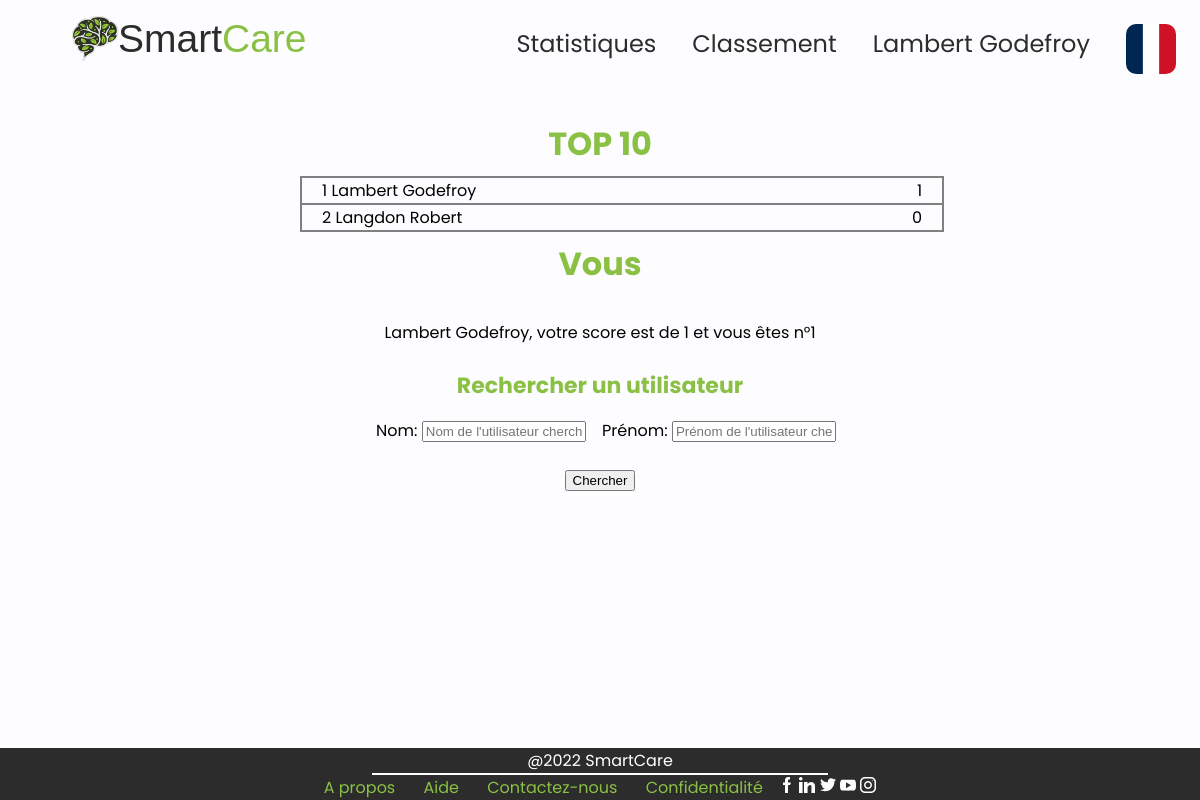
The page /Modele/leaderboard.php (signed in) on the database its author committed.
### tables this page shows
CREATE TABLE `utilisateur` (
  `id` int(11) NOT NULL,
  `Nom` varchar(64) NOT NULL,
  `Prenom` varchar(64) NOT NULL,
  `Mail` varchar(128) NOT NULL,
  `Password` varchar(512) NOT NULL,
  `numero_objet` int(11) NOT NULL,
  `score` int(11) NOT NULL DEFAULT 0
);

### php/display/top10.php (the view)
<?php
    require '../php/connexion.php';
    $sql ='SELECT nom,prenom,score FROM utilisateur ORDER BY score DESC LIMIT 10;';
    $result = $conn->query($sql);
    $rank = 1;
    while($row = mysqli_fetch_assoc($result)) {
        echo("<div class='case'>$rank $row[nom] $row[prenom] <span class='alignedroite'>$row[score]</span></div>");
        $rank+=1;
    }
?>

### Modele/leaderboard.php (shortened to what this page needs)
<!DOCTYPE html>
<html lang="en">
<head>
    <link rel="stylesheet" href="../css/ranking.css">
    <link rel='stylesheet' href='../css/common.css'>
</head>
<body>
    <?php
        include '../php/navbar.php';
    ?>
    <div class='ranking'>
        <span class='center'><h2>TOP 10</h2></span>
        <?php
            include '../php/display/top10.php';
        ?>
        <span style="text-align : center"><h3><?= _You ?></h3></span>
        <?php
            include '../php/display/userscore.php';
        ?>
    </div>
    <span class='center'><h4><?= _SearchUser ?></h4></span>
    <form action="leaderboard.php" method ="post">
        <div class='center'>
            <label for="searchnom" class="pad1"><?= _LastName ?></label>
            <input type="text" id="searchnom" name="searchnom" placeholder="<?= _SearchName ?>" class="center2">
            <label for="searchprenom" class="pad1"><?= _FirstName ?></label>
            <input type="text" id="searchprenom" name="searchprenom" placeholder="<?= _SearchFirstName ?>" class="center2">
        </div>
        <div class='center3'><input type="submit" value="<?= _Search ?>"></div>
    </form>
    <?php
        include 'footer.php';
    ?>
</body>
</html>

### php/navbar.php (shortened to what this page needs)
<?php
        if (isset($_SESSION['connected']) && $_SESSION['connected']==true ) {
            include '../modele/navbarconnected.php';
        } else {
            include '../modele/navbardisconnected.php';}
?>

### Modele/navbarconnected.php (shortened to what this page needs)
<nav>
            <a href='index.php'><button class='bouton' style='font-size: calc(15px + 2vw);'><img src='../img/blank.png' class='logo'>Smart<span class='span'>Care</span></button></a>
                <div class='dropdown'>
                    <button class='dropbtn'>
                        <?php
                        if (isset($_COOKIE['lang'])) {
                            $lan=$_COOKIE['lang'];
                        } else {
                            $lan='fr';
                        }
                        if ($lan=="en") {
                            echo("<img class='flag' src='../img/Drapeauen.png' class='flag1'>");
                        } else{
                            echo("<img class='flag' src='../img/Drapeaufr.png' class='flag1'>");
                        }
                        ?>
                    </button>
                </div>
            <a href='account.php'><button class='bouton' style='float: right'><div class='write'><?php echo("$_SESSION[nom] $_SESSION[prenom]")?></div></button></a>
            <a href='leaderboard.php'><button class='bouton' style='float: right'><div class='write'><?= _Ranking ?></div></button></a>
            <a href='dashboard.php'><button class='bouton' style='float: right'><div class='write'><?= _Dashboard ?></div></button></a>
</nav>

### php/display/userscore.php
<?php
    require '../php/connexion.php';
    $id=$_SESSION['id'];
        $sqlscore= "SELECT ROW_NUMBER() OVER() AS rank,nom,prenom,score FROM utilisateur WHERE id=$id";
        $resultscore = $conn->query($sqlscore);
        if ($resultscore->num_rows > 0) {
            $resultscore = mysqli_fetch_assoc($resultscore);
            echo("<span class='center'><p>$resultscore[nom] $resultscore[prenom]"._ScorePerso1."$resultscore[score]"._ScorePerso2."$resultscore[rank]</p></span>");
        }
?>

### Modele/footer.php (shortened to what this page needs)
<!DOCTYPE html>
<html lang="en">
<head>
    <link rel="stylesheet" href="../css/common.css">
</head>
<body>
    <footer>
        <div class="footerbox1">@2022 SmartCare</div>
        <div class="barre"></div>
        <div class="footerbox2">
            <a href="about.php" class="link1"><?= _About ?></a>
            <a href="help.php" class="link1"><?= _Help ?></a>
            <a href="contact.php" class="link1"><?= _Contact ?></a>
            <a href="confidentiality.php" class="link1"><?= _Confidentiality ?></a>
            <a href="#"><img src="../img/Instagram Copy 4.svg" class="Instagram Copy 4"></a>
            <a href="#"><img src="../img/Instagram Copy 3.svg" class="Instagram Copy 3"></a>
            <a href="#"><img src="../img/Instagram Copy 2.svg" class="Instagram Copy 2"></a>
            <a href="#"><img src="../img/Instagram Copy.svg" class="Instagram Copy"></a>
            <a href="#"><img src="../img/Instagram.svg" class="Instagram"></a>
    </footer>
</body>
</html>

### css/ranking.css (style rules this page uses)
footer { bottom: 0; position:absolute; display: block; text-align: center; width: 100%; overflow:hidden; background-color: #2C2C2C; color: #fff; }
.ranking { display: grid; grid-template-columns: 50vw; padding: 0; padding-top: 1vh; padding-bottom: 1vh; margin: 0; margin-left: 25vw; align-items: center; align-content: center; }
.case { border: solid 2px grey; width: 100%; border-bottom: solid 0px transparent; padding-left: 20px; padding-right: 20px; }
.ranking .case:last-of-type { border-bottom: solid 2px grey; }
.alignedroite { float: right; }
.center { text-align: center; padding-top: 2vh; }
h2 { font-size:calc(20px + 1vw); margin: 1vh; color: #8AC144; padding: 0; }
h3 { font-size:calc(20px + 1vw); margin: 0; padding-bottom:0 ; margin-top: 1vh; color: #8AC144; padding: 0; }
h4 { font-size:calc(10px + 1vw); margin: 0; padding-bottom:0 ; margin-top: 0; color: #8AC144; padding: 0; }
.center2 { text-align: center; width: 13vw; }
.pad1 { text-align: center; padding-left: 1vw; }
.center3 { text-align: center; padding-top: 2vh; font-size: calc(15px + 0.75vw); padding-bottom: 2vh; }

### css/common.css (style rules this page uses)
nav { list-style-type: none; position:static; margin: 0; padding: 0; top: 0; padding-top: 1vh; height: 10vh; min-height: 80px; width: 100vw; }
nav .bouton { text-align: center; display: inline-block; margin-left: 1vw; margin-right: 2vw; align-items: center; }
.logo { background-image: url(img/blank.png); background-repeat:no-repeat; background-size: contain; width: calc(10px + 3vw); vertical-align: sub; margin: 0; margin-top: 1vh; margin-left: 5vw; height: 100%; }
.span { color: #8AC144 ; }
.write { line-height: 5vh; font-family: Poppins; padding-top: 2vh; }
.bouton { font-style: normal; font-weight: normal; font-size: calc(15px + 0.75vw); align-content: center; line-height: 36px; text-align: center; color: #2C2C2C; background-color: transparent; padding: 0; border: none; }
body { font-family: 'Poppins', sans-serif; background-color: #FDFDFF; margin:0; padding:0; }
footer { position: absolute; margin-top: 20px; display: flex; flex-direction: column; justify-content: center; width: 100%; background-color: #2C2C2C; color: #fff; height: auto; bottom: 0vw; font-family: Poppins; margin-left: auto; margin-right: auto; }
.footerbox1 { flex: 1; font-family: Poppins; margin-left: auto; margin-right: auto; }
.footerbox2 { flex: 2; font-family: Poppins; margin-left: auto; margin-right: auto; }
.link1 { text-decoration: none; color: #8AC144 ; padding-left: 1vw; padding-right: 1vw; }
.link1:first-child { padding-left: 0; padding-left: 0; }
.barre { height: 2px; background-color: white; background-size: cover; width: 38vw; margin-left: auto; margin-right:auto; }
.dropbtn { font-style: normal; font-weight: normal; font-size: calc(15px + 0.75vw); align-content: center; line-height: 36px; text-align: center; color: #2C2C2C; background-color: transparent; padding: 0; border: none; }
.dropdown { float: right; text-align: center; display: inline-block; margin-left: 1vw; margin-right: 2vw; align-items: center; padding-top: 2vh; }
.flag { width: 4vw; height: 5vh; min-width: 50px; min-height: 50px; border-radius: 10px; border-width: 3px; border-color: #8AC144 ; }

### rows shown on the page
utilisateur: Nom "Lambert", Prenom "Godefroy", score "1"
utilisateur: Nom "Langdon", Prenom "Robert", score "0"

### other values the page prints
$_SESSION[nom] "Lambert"
$_SESSION[prenom] "Godefroy"
_Ranking "Classement"
_Dashboard "Statistiques"
_You "Vous"
_ScorePerso1 ", votre score est de"
_ScorePerso2 "et vous êtes n°"
$resultscore[rank] "1"
_SearchUser "Rechercher un utilisateur"
_LastName "Nom:"
_FirstName "Prénom:"
_About "A propos"
_Help "Aide"
_Contact "Contactez-nous"
_Confidentiality "Confidentialité"
